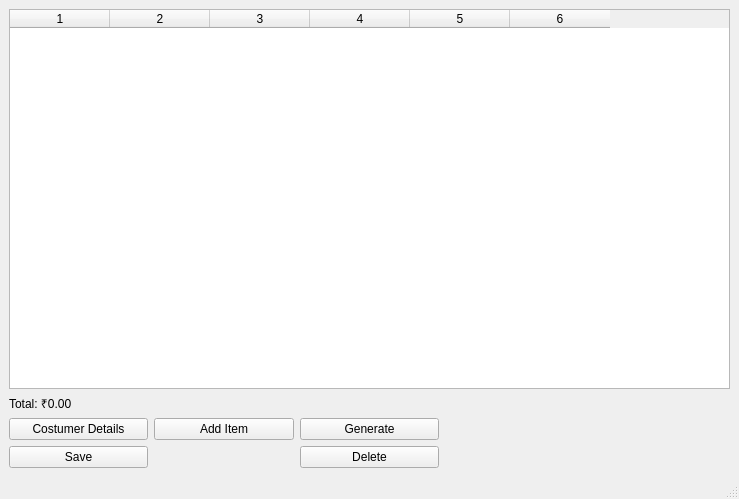
<?xml version="1.0" encoding="UTF-8"?>
<ui version="4.0">
 <class>MainWindow</class>
 <widget class="QMainWindow" name="MainWindow">
  <property name="geometry">
   <rect>
    <x>0</x>
    <y>0</y>
    <width>739</width>
    <height>499</height>
   </rect>
  </property>
  <widget class="QWidget" name="centralwidget">
   <layout class="QGridLayout" name="gridLayout">
    <item row="1" column="0">
     <widget class="QLabel" name="lblTotal">
      <property name="text">
       <string>Total: ₹0.00</string>
      </property>
     </widget>
    </item>
    <item row="0" column="0" colspan="5">
     <widget class="QTableWidget" name="tableWidget">
      <property name="maximumSize">
       <size>
        <width>16777158</width>
        <height>16777215</height>
       </size>
      </property>
      <property name="frameShape">
       <enum>QFrame::Shape::StyledPanel</enum>
      </property>
      <property name="verticalScrollBarPolicy">
       <enum>Qt::ScrollBarPolicy::ScrollBarAlwaysOff</enum>
      </property>
      <property name="horizontalScrollBarPolicy">
       <enum>Qt::ScrollBarPolicy::ScrollBarAlwaysOff</enum>
      </property>
      <property name="sizeAdjustPolicy">
       <enum>QAbstractScrollArea::SizeAdjustPolicy::AdjustToContentsOnFirstShow</enum>
      </property>
      <property name="sortingEnabled">
       <bool>false</bool>
      </property>
      <property name="columnCount">
       <number>6</number>
      </property>
      <column/>
      <column/>
      <column/>
      <column/>
      <column/>
      <column/>
     </widget>
    </item>
    <item row="2" column="0">
     <widget class="QPushButton" name="pushButton">
      <property name="text">
       <string>Costumer Details</string>
      </property>
     </widget>
    </item>
    <item row="3" column="0">
     <widget class="QPushButton" name="btnAdd_3">
      <property name="text">
       <string>Save</string>
      </property>
     </widget>
    </item>
    <item row="2" column="1">
     <widget class="QPushButton" name="btnAdd">
      <property name="text">
       <string>Add Item</string>
      </property>
     </widget>
    </item>
    <item row="2" column="2">
     <widget class="QPushButton" name="btnAdd_4">
      <property name="text">
       <string>Generate</string>
      </property>
     </widget>
    </item>
    <item row="3" column="2">
     <widget class="QPushButton" name="btnAdd_2">
      <property name="text">
       <string>Delete</string>
      </property>
     </widget>
    </item>
   </layout>
  </widget>
  <widget class="QMenuBar" name="menubar">
   <property name="geometry">
    <rect>
     <x>0</x>
     <y>0</y>
     <width>739</width>
     <height>25</height>
    </rect>
   </property>
  </widget>
  <widget class="QStatusBar" name="statusbar"/>
 </widget>
 <resources/>
 <connections/>
</ui>
